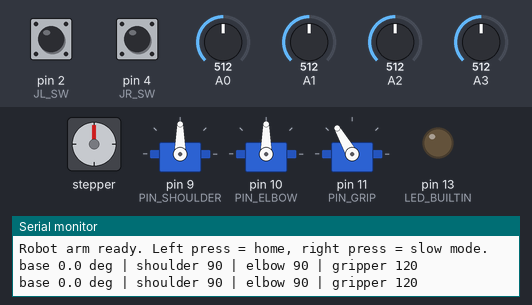
A sketch run on a simulated Arduino Uno, built with avr-gcc and run on an emulated ATmega328P. Shown: stepper motor, 3 × servo, output pins drawn as LEDs (lit = HIGH), the last lines printed to the serial monitor. Wiring (inferred from the names in the program): stepper motor (2048 steps per turn assumed): coils pin 5, pin 6, pin 7, pin 8. Inputs (shaded band) come from the test bench; at power-on: A0 = 512, pin 4 (JR_SW) HIGH, A1 = 512, pin 2 (JL_SW) HIGH, A2 = 512, A3 = 512. Pins used as bus, display or sensor lines are not drawn.

Above: at 1.4 s.
1.5 s: A0 set to 567
3.0 s: A0 set to 589
At 5.81 s:
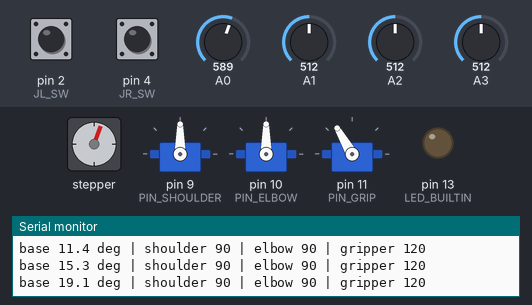
6.0 s: pin 4 (JR_SW) pulled LOW for 0.15 s
At 6.29 s:
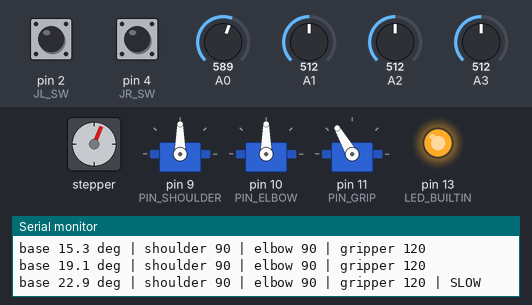
9.0 s: A1 set to 710
At 10.67 s:
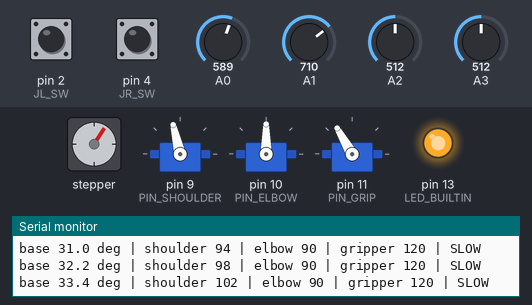
12.0 s: A1 set to 30
15.0 s: pin 4 (JR_SW) pulled LOW for 1 s
At 15.45 s:
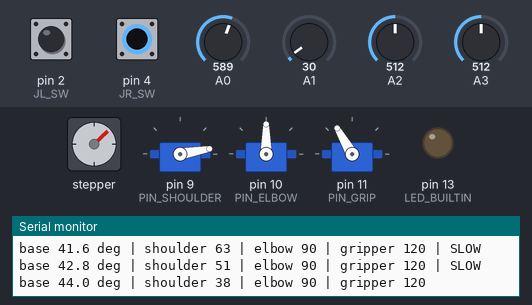
Timing chart, 0 to 19.0 s (numbered marks = the images above; inputs shaded):
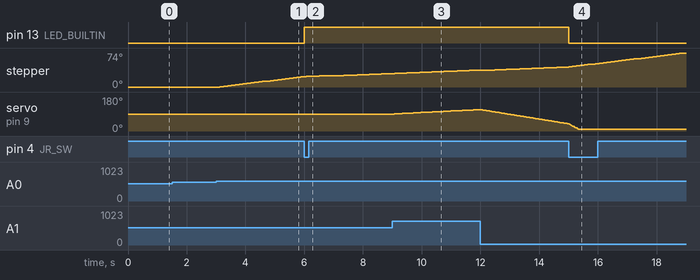

The sketch:

RobotArm.ino
```cpp
/*
  ABA STEM - Mini Robot Arm (joystick control)
  ---------------------------------------------
  Hardware
    Arduino Uno
    28BYJ-48 stepper + ULN2003 driver board  -> base rotation
    3x SG90 servo                             -> shoulder, elbow, gripper
    2x KY-023 joystick                        -> controls
    DIY 12V -> 5V supply powers the servos and the ULN2003 board.
    IMPORTANT: the supply GND must be connected to the Arduino GND.

  Controls
    Left stick  left/right : turn the base       up/down : shoulder
    Right stick up/down    : elbow               left/right : gripper open/close
    Press LEFT stick       : return to the home pose
    Press RIGHT stick      : slow (precision) mode on/off  (built-in LED on = slow)

  Assembly helper
    Hold the RIGHT stick pressed while switching on: every servo goes to 90 degrees
    and stays there (built-in LED blinks). Attach the horns/links in that position:
      shoulder 90 = upper arm pointing straight up
      elbow    90 = forearm in line with the upper arm
      gripper  90 = jaws closed
    Also switch on with the turntable arrow pointing forward - that is base "zero".

  Only the built-in Servo library is needed (no extra libraries).
*/
#include <Servo.h>

// ===================== PINS =====================
const uint8_t JL_X = A0, JL_Y = A1, JL_SW = 2;     // left joystick  (VRx, VRy, SW)
const uint8_t JR_X = A2, JR_Y = A3, JR_SW = 4;     // right joystick (VRx, VRy, SW)
const uint8_t PIN_SHOULDER = 9, PIN_ELBOW = 10, PIN_GRIP = 11;
const uint8_t STEP_PIN[4] = {5, 6, 7, 8};          // ULN2003 IN1, IN2, IN3, IN4

// ===================== SETTINGS =====================
const int   DEADZONE     = 70;     // ignore small stick movements (raw counts, 0-512)
const float SERVO_SPEED  = 90.0;   // servo speed in degrees per second at full stick
const float SLOW_FACTOR  = 0.3;    // speed multiplier in slow mode

// Servo limits in degrees (see "Assembly helper" above for what 90 means)
const float SH_MIN = 10,  SH_MAX = 170, SH_HOME = 90;   // shoulder: keeps the arm 10 deg above horizontal
const float EL_MIN = 0,   EL_MAX = 180, EL_HOME = 90;   // elbow
const float GR_CLOSED = 90, GR_OPEN = 135, GR_HOME = 120; // gripper: if it opens the wrong way use 90 / 45

// Flip one of these to true if a joint moves opposite to the stick
const bool INV_BASE = false, INV_SHOULDER = false, INV_ELBOW = false, INV_GRIP = false;

// Base stepper (28BYJ-48 in half-step mode: about 4096 steps per turn)
const long  STEPS_PER_REV  = 4096;
const float BASE_LIMIT_DEG = 80.0;  // the cable slot allows about +/-80 degrees
const float BASE_MAX_SPS   = 700.0; // steps per second at full stick
const float BASE_MIN_SPS   = 80.0;  // steps per second just outside the deadzone

// ===================== STATE =====================
Servo shoulder, elbow, grip;
float shPos = SH_HOME, elPos = EL_HOME, grPos = GR_HOME;
int   cLX, cLY, cRX, cRY;                 // stick centres, measured at start-up
bool  slowMode = false, homing = false;

const uint8_t HALF_STEP[8][4] = {
  {1, 0, 0, 0}, {1, 1, 0, 0}, {0, 1, 0, 0}, {0, 1, 1, 0},
  {0, 0, 1, 0}, {0, 0, 1, 1}, {0, 0, 0, 1}, {1, 0, 0, 1}
};
long basePos = 0;                         // steps away from the power-on position
int  phase = 0;
bool coilsOn = false;
unsigned long lastStepUs = 0, lastServoMs = 0, lastPrintMs = 0;

bool lastL = false, lastR = false;
unsigned long tL = 0, tR = 0;

// ===================== HELPERS =====================
int averageRead(uint8_t pin) {
  long sum = 0;
  for (int i = 0; i < 32; i++) { sum += analogRead(pin); delay(2); }
  return sum / 32;
}

// Stick position as -1.0 .. +1.0 with a deadzone around the measured centre
float axis(uint8_t pin, int centre, bool invert) {
  int v = analogRead(pin) - centre;
  if (abs(v) < DEADZONE) return 0.0;
  float span = (v > 0) ? (1023 - centre - DEADZONE) : (centre - DEADZONE);
  float out = (v > 0 ? v - DEADZONE : v + DEADZONE) / span;
  out = constrain(out, -1.0, 1.0);
  return invert ? -out : out;
}

// true once per press (debounced)
bool pressed(uint8_t pin, bool &last, unsigned long &t) {
  bool now = digitalRead(pin) == LOW;
  if (now != last && millis() - t > 40) {
    t = millis();
    last = now;
    return now;
  }
  return false;
}

void stepOnce(int dir) {
  phase = (phase + dir + 8) % 8;
  for (int i = 0; i < 4; i++) digitalWrite(STEP_PIN[i], HALF_STEP[phase][i]);
  basePos += dir;
  coilsOn = true;
}

void coilsOff() {                          // saves ~0.2 A when the base is not moving
  for (int i = 0; i < 4; i++) digitalWrite(STEP_PIN[i], LOW);
  coilsOn = false;
}

void moveToward(float &pos, float target, float maxStep) {
  if (fabs(target - pos) <= maxStep) pos = target;
  else pos += (target > pos) ? maxStep : -maxStep;
}

void writeServo(Servo &s, float deg) {     // microseconds give smoother motion than whole degrees
  s.writeMicroseconds(500 + (int)(deg * (1900.0 / 180.0)));
}

// ===================== SETUP =====================
void setup() {
  Serial.begin(9600);
  pinMode(JL_SW, INPUT_PULLUP);
  pinMode(JR_SW, INPUT_PULLUP);
  pinMode(LED_BUILTIN, OUTPUT);
  for (int i = 0; i < 4; i++) pinMode(STEP_PIN[i], OUTPUT);
  coilsOff();

  // Don't touch the sticks for the first half second: their centres are measured now
  cLX = averageRead(JL_X);  cLY = averageRead(JL_Y);
  cRX = averageRead(JR_X);  cRY = averageRead(JR_Y);

  shoulder.attach(PIN_SHOULDER, 500, 2400);
  elbow.attach(PIN_ELBOW, 500, 2400);
  grip.attach(PIN_GRIP, 500, 2400);

  if (digitalRead(JR_SW) == LOW) {          // assembly helper
    writeServo(shoulder, 90); writeServo(elbow, 90); writeServo(grip, 90);
    Serial.println(F("ASSEMBLY MODE: all servos at 90 degrees. Attach the horns now."));
    while (true) digitalWrite(LED_BUILTIN, (millis() / 250) % 2);
  }

  writeServo(shoulder, shPos); writeServo(elbow, elPos); writeServo(grip, grPos);
  Serial.println(F("Robot arm ready. Left press = home, right press = slow mode."));
}

// ===================== LOOP =====================
void loop() {
  // ---- buttons
  if (pressed(JL_SW, lastL, tL)) homing = true;
  if (pressed(JR_SW, lastR, tR)) { slowMode = !slowMode; digitalWrite(LED_BUILTIN, slowMode); }
  float speedMul = slowMode ? SLOW_FACTOR : 1.0;

  // ---- sticks
  float bx = axis(JL_X, cLX, INV_BASE);
  float sy = axis(JL_Y, cLY, INV_SHOULDER);
  float ey = axis(JR_Y, cRY, INV_ELBOW);
  float gx = axis(JR_X, cRX, INV_GRIP);
  if (bx != 0 || sy != 0 || ey != 0 || gx != 0) homing = false;   // any stick cancels "home"

  // ---- base stepper (non-blocking)
  long limit = (long)(BASE_LIMIT_DEG / 360.0 * STEPS_PER_REV);
  int dir = 0;
  float sps = 0;
  if (homing) {
    if (basePos != 0) { dir = (basePos > 0) ? -1 : 1; sps = BASE_MAX_SPS * 0.6 * speedMul; }
  } else if (bx != 0) {
    dir = (bx > 0) ? 1 : -1;
    sps = (BASE_MIN_SPS + (BASE_MAX_SPS - BASE_MIN_SPS) * fabs(bx)) * speedMul;
  }
  bool allowed = (dir > 0 && basePos < limit) || (dir < 0 && basePos > -limit);
  if (dir != 0 && allowed) {
    unsigned long interval = (unsigned long)(1000000.0 / sps);
    if (micros() - lastStepUs >= interval) { lastStepUs = micros(); stepOnce(dir); }
  } else if (coilsOn && micros() - lastStepUs > 50000UL) {
    coilsOff();
  }

  // ---- servos, updated every 20 ms
  unsigned long now = millis();
  if (now - lastServoMs >= 20) {
    float dt = (now - lastServoMs) / 1000.0;
    if (dt > 0.1) dt = 0.1;
    lastServoMs = now;
    float stepDeg = SERVO_SPEED * speedMul * dt;
    float gMin = min(GR_CLOSED, GR_OPEN), gMax = max(GR_CLOSED, GR_OPEN);
    float openDir = (GR_OPEN > GR_CLOSED) ? 1.0 : -1.0;

    if (homing) {
      moveToward(shPos, SH_HOME, stepDeg);
      moveToward(elPos, EL_HOME, stepDeg);
      moveToward(grPos, GR_HOME, stepDeg);
      if (shPos == SH_HOME && elPos == EL_HOME && grPos == GR_HOME && basePos == 0) homing = false;
    } else {
      shPos = constrain(shPos + sy * stepDeg, SH_MIN, SH_MAX);
      elPos = constrain(elPos + ey * stepDeg, EL_MIN, EL_MAX);
      grPos = constrain(grPos + gx * openDir * stepDeg, gMin, gMax);
    }
    writeServo(shoulder, shPos);
    writeServo(elbow, elPos);
    writeServo(grip, grPos);
  }

  // ---- status on the Serial Monitor (9600 baud), handy for tuning the limits
  if (now - lastPrintMs >= 500) {
    lastPrintMs = now;
    Serial.print(F("base "));      Serial.print(basePos * 360.0 / STEPS_PER_REV, 1);
    Serial.print(F(" deg | shoulder ")); Serial.print(shPos, 0);
    Serial.print(F(" | elbow "));  Serial.print(elPos, 0);
    Serial.print(F(" | gripper ")); Serial.print(grPos, 0);
    Serial.println(slowMode ? F(" | SLOW") : F(""));
  }
}
```

Measured:
- the behaviour switches between 582 and 583 on A0 (found by bisection; images 0 and 1)
- after the input at 3.0 s, stepper: keeps turning clockwise at about 8°/s, starting after 0.13 s
- after the input at 6.0 s, pin 13 (LED_BUILTIN): LOW → HIGH at once
- after the input at 9.0 s, servo on pin 9 (PIN_SHOULDER): moves from 90° to 113° over 2.8 s, starting after 0.07 s
- after the input at 15.0 s, pin 13 (LED_BUILTIN): HIGH → LOW at once
